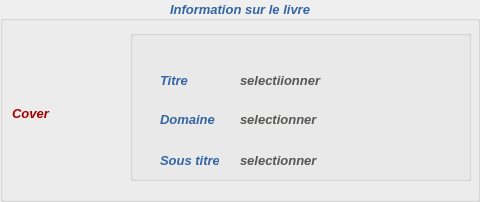
            <widget class="QGroupBox" name="groupBox_7">
             <property name="minimumSize">
              <size>
               <width>339</width>
               <height>0</height>
              </size>
             </property>
             <property name="palette">
              <palette>
               <active>
                <colorrole role="WindowText">
                 <brush brushstyle="SolidPattern">
                  <color alpha="255">
                   <red>52</red>
                   <green>101</green>
                   <blue>164</blue>
                  </color>
                 </brush>
                </colorrole>
               </active>
               <inactive>
                <colorrole role="WindowText">
                 <brush brushstyle="SolidPattern">
                  <color alpha="255">
                   <red>52</red>
                   <green>101</green>
                   <blue>164</blue>
                  </color>
                 </brush>
                </colorrole>
               </inactive>
               <disabled>
                <colorrole role="WindowText">
                 <brush brushstyle="SolidPattern">
                  <color alpha="255">
                   <red>190</red>
                   <green>190</green>
                   <blue>190</blue>
                  </color>
                 </brush>
                </colorrole>
               </disabled>
              </palette>
             </property>
             <property name="font">
              <font>
               <pointsize>10</pointsize>
               <weight>75</weight>
               <italic>true</italic>
               <bold>true</bold>
              </font>
             </property>
             <property name="title">
              <string>Information sur le livre</string>
             </property>
             <property name="alignment">
              <set>Qt::AlignCenter</set>
             </property>
             <widget class="QLabel" name="CovLivre">
              <property name="geometry">
               <rect>
                <x>12</x>
                <y>33</y>
                <width>115</width>
                <height>160</height>
               </rect>
              </property>
              <property name="minimumSize">
               <size>
                <width>115</width>
                <height>160</height>
               </size>
              </property>
              <property name="maximumSize">
               <size>
                <width>115</width>
                <height>160</height>
               </size>
              </property>
              <property name="palette">
               <palette>
                <active>
                 <colorrole role="WindowText">
                  <brush brushstyle="SolidPattern">
                   <color alpha="255">
                    <red>164</red>
                    <green>0</green>
                    <blue>0</blue>
                   </color>
                  </brush>
                 </colorrole>
                </active>
                <inactive>
                 <colorrole role="WindowText">
                  <brush brushstyle="SolidPattern">
                   <color alpha="255">
                    <red>164</red>
                    <green>0</green>
                    <blue>0</blue>
                   </color>
                  </brush>
                 </colorrole>
                </inactive>
                <disabled>
                 <colorrole role="WindowText">
                  <brush brushstyle="SolidPattern">
                   <color alpha="255">
                    <red>190</red>
                    <green>190</green>
                    <blue>190</blue>
                   </color>
                  </brush>
                 </colorrole>
                </disabled>
               </palette>
              </property>
              <property name="font">
               <font>
                <pointsize>10</pointsize>
                <weight>75</weight>
                <italic>true</italic>
                <bold>true</bold>
               </font>
              </property>
              <property name="text">
               <string>Cover</string>
              </property>
             </widget>
             <widget class="QGroupBox" name="groupBox_3">
              <property name="geometry">
               <rect>
                <x>130</x>
                <y>30</y>
                <width>341</width>
                <height>151</height>
               </rect>
              </property>
              <property name="title">
               <string/>
              </property>
              <widget class="QLabel" name="DomLivre">
               <property name="geometry">
                <rect>
                 <x>110</x>
                 <y>80</y>
                 <width>101</width>
                 <height>18</height>
                </rect>
               </property>
               <property name="palette">
                <palette>
                 <active>
                  <colorrole role="WindowText">
                   <brush brushstyle="SolidPattern">
                    <color alpha="255">
                     <red>85</red>
                     <green>87</green>
                     <blue>83</blue>
                    </color>
                   </brush>
                  </colorrole>
                 </active>
                 <inactive>
                  <colorrole role="WindowText">
                   <brush brushstyle="SolidPattern">
                    <color alpha="255">
                     <red>85</red>
                     <green>87</green>
                     <blue>83</blue>
                    </color>
                   </brush>
                  </colorrole>
                 </inactive>
                 <disabled>
                  <colorrole role="WindowText">
                   <brush brushstyle="SolidPattern">
                    <color alpha="255">
                     <red>190</red>
                     <green>190</green>
                     <blue>190</blue>
                    </color>
                   </brush>
                  </colorrole>
                 </disabled>
                </palette>
               </property>
               <property name="font">
                <font>
                 <weight>75</weight>
                 <italic>true</italic>
                 <bold>true</bold>
                </font>
               </property>
               <property name="text">
                <string>selectionner</string>
               </property>
               <property name="scaledContents">
                <bool>true</bool>
               </property>
              </widget>
              <widget class="QLabel" name="label_19">
               <property name="geometry">
                <rect>
                 <x>30</x>
                 <y>30</y>
                 <width>29</width>
                 <height>40</height>
                </rect>
               </property>
               <property name="palette">
                <palette>
                 <active>
                  <colorrole role="WindowText">
                   <brush brushstyle="SolidPattern">
                    <color alpha="255">
                     <red>52</red>
                     <green>101</green>
                     <blue>164</blue>
                    </color>
                   </brush>
                  </colorrole>
                 </active>
                 <inactive>
                  <colorrole role="WindowText">
                   <brush brushstyle="SolidPattern">
                    <color alpha="255">
                     <red>52</red>
                     <green>101</green>
                     <blue>164</blue>
                    </color>
                   </brush>
                  </colorrole>
                 </inactive>
                 <disabled>
                  <colorrole role="WindowText">
                   <brush brushstyle="SolidPattern">
                    <color alpha="255">
                     <red>190</red>
                     <green>190</green>
                     <blue>190</blue>
                    </color>
                   </brush>
                  </colorrole>
                 </disabled>
                </palette>
               </property>
               <property name="font">
                <font>
                 <weight>75</weight>
                 <italic>true</italic>
                 <bold>true</bold>
                </font>
               </property>
               <property name="text">
                <string>Titre</string>
               </property>
               <property name="alignment">
                <set>Qt::AlignLeading|Qt::AlignLeft|Qt::AlignVCenter</set>
               </property>
              </widget>
              <widget class="QLabel" name="TitreLivre">
               <property name="geometry">
                <rect>
                 <x>110</x>
                 <y>30</y>
                 <width>165</width>
                 <height>40</height>
                </rect>
               </property>
               <property name="minimumSize">
                <size>
                 <width>165</width>
                 <height>40</height>
                </size>
               </property>
               <property name="maximumSize">
                <size>
                 <width>165</width>
                 <height>16777215</height>
                </size>
               </property>
               <property name="palette">
                <palette>
                 <active>
                  <colorrole role="WindowText">
                   <brush brushstyle="SolidPattern">
                    <color alpha="255">
                     <red>85</red>
                     <green>87</green>
                     <blue>83</blue>
                    </color>
                   </brush>
                  </colorrole>
                 </active>
                 <inactive>
                  <colorrole role="WindowText">
                   <brush brushstyle="SolidPattern">
                    <color alpha="255">
                     <red>85</red>
                     <green>87</green>
                     <blue>83</blue>
                    </color>
                   </brush>
                  </colorrole>
                 </inactive>
                 <disabled>
                  <colorrole role="WindowText">
                   <brush brushstyle="SolidPattern">
                    <color alpha="255">
                     <red>190</red>
                     <green>190</green>
                     <blue>190</blue>
                    </color>
                   </brush>
                  </colorrole>
                 </disabled>
                </palette>
               </property>
               <property name="font">
                <font>
                 <weight>75</weight>
                 <italic>true</italic>
                 <bold>true</bold>
                </font>
               </property>
               <property name="text">
                <string>selectiionner</string>
               </property>
               <property name="alignment">
                <set>Qt::AlignLeading|Qt::AlignLeft|Qt::AlignVCenter</set>
               </property>
               <property name="wordWrap">
                <bool>true</bool>
               </property>
              </widget>
              <widget class="QLabel" name="label_21">
               <property name="geometry">
                <rect>
                 <x>30</x>
                 <y>80</y>
                 <width>55</width>
                 <height>18</height>
                </rect>
               </property>
               <property name="palette">
                <palette>
                 <active>
                  <colorrole role="WindowText">
                   <brush brushstyle="SolidPattern">
                    <color alpha="255">
                     <red>52</red>
                     <green>101</green>
                     <blue>164</blue>
                    </color>
                   </brush>
                  </colorrole>
                 </active>
                 <inactive>
                  <colorrole role="WindowText">
                   <brush brushstyle="SolidPattern">
                    <color alpha="255">
                     <red>52</red>
                     <green>101</green>
                     <blue>164</blue>
                    </color>
                   </brush>
                  </colorrole>
                 </inactive>
                 <disabled>
                  <colorrole role="WindowText">
                   <brush brushstyle="SolidPattern">
                    <color alpha="255">
                     <red>190</red>
                     <green>190</green>
                     <blue>190</blue>
                    </color>
                   </brush>
                  </colorrole>
                 </disabled>
                </palette>
               </property>
               <property name="font">
                <font>
                 <weight>75</weight>
                 <italic>true</italic>
                 <bold>true</bold>
                </font>
               </property>
               <property name="text">
                <string>Domaine</string>
               </property>
              </widget>
              <widget class="QLabel" name="SubLivre">
               <property name="geometry">
                <rect>
                 <x>110</x>
                 <y>110</y>
                 <width>171</width>
                 <height>40</height>
                </rect>
               </property>
               <property name="minimumSize">
                <size>
                 <width>0</width>
                 <height>40</height>
                </size>
               </property>
               <property name="palette">
                <palette>
                 <active>
                  <colorrole role="WindowText">
                   <brush brushstyle="SolidPattern">
                    <color alpha="255">
                     <red>85</red>
                     <green>87</green>
                     <blue>83</blue>
                    </color>
                   </brush>
                  </colorrole>
                 </active>
                 <inactive>
                  <colorrole role="WindowText">
                   <brush brushstyle="SolidPattern">
                    <color alpha="255">
                     <red>85</red>
                     <green>87</green>
                     <blue>83</blue>
                    </color>
                   </brush>
                  </colorrole>
                 </inactive>
                 <disabled>
                  <colorrole role="WindowText">
                   <brush brushstyle="SolidPattern">
                    <color alpha="255">
                     <red>190</red>
                     <green>190</green>
                     <blue>190</blue>
                    </color>
                   </brush>
                  </colorrole>
                 </disabled>
                </palette>
               </property>
               <property name="font">
                <font>
                 <weight>75</weight>
                 <italic>true</italic>
                 <bold>true</bold>
                </font>
               </property>
               <property name="text">
                <string>selectionner</string>
               </property>
               <property name="scaledContents">
                <bool>true</bool>
               </property>
               <property name="alignment">
                <set>Qt::AlignLeading|Qt::AlignLeft|Qt::AlignVCenter</set>
               </property>
              </widget>
              <widget class="QLabel" name="label_20">
               <property name="geometry">
                <rect>
                 <x>30</x>
                 <y>110</y>
                 <width>59</width>
                 <height>40</height>
                </rect>
               </property>
               <property name="palette">
                <palette>
                 <active>
                  <colorrole role="WindowText">
                   <brush brushstyle="SolidPattern">
                    <color alpha="255">
                     <red>52</red>
                     <green>101</green>
                     <blue>164</blue>
                    </color>
                   </brush>
                  </colorrole>
                 </active>
                 <inactive>
                  <colorrole role="WindowText">
                   <brush brushstyle="SolidPattern">
                    <color alpha="255">
                     <red>52</red>
                     <green>101</green>
                     <blue>164</blue>
                    </color>
                   </brush>
                  </colorrole>
                 </inactive>
                 <disabled>
                  <colorrole role="WindowText">
                   <brush brushstyle="SolidPattern">
                    <color alpha="255">
                     <red>190</red>
                     <green>190</green>
                     <blue>190</blue>
                    </color>
                   </brush>
                  </colorrole>
                 </disabled>
                </palette>
               </property>
               <property name="font">
                <font>
                 <weight>75</weight>
                 <italic>true</italic>
                 <bold>true</bold>
                </font>
               </property>
               <property name="text">
                <string>Sous titre</string>
               </property>
               <property name="alignment">
                <set>Qt::AlignLeading|Qt::AlignLeft|Qt::AlignVCenter</set>
               </property>
              </widget>
             </widget>
            </widget>
